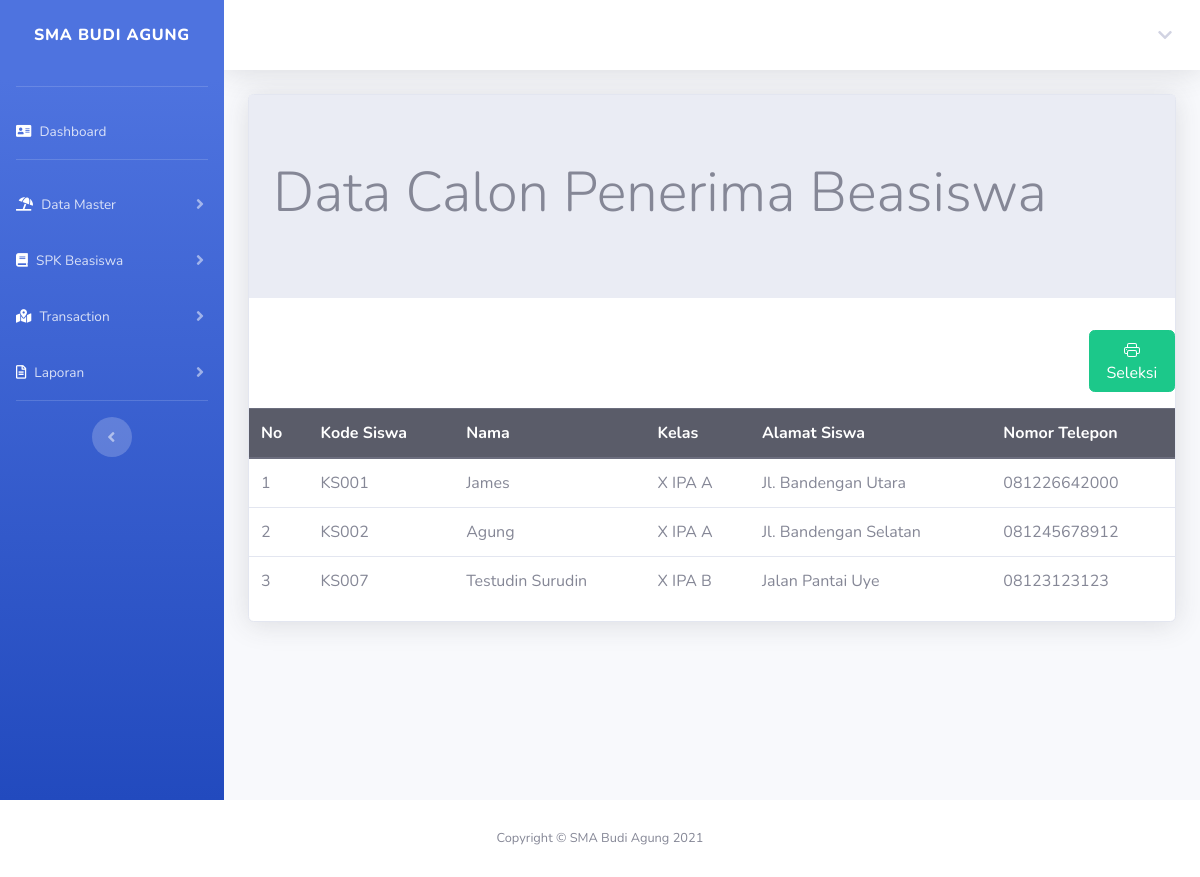
Screenshot of /laporanSpk.php (signed in) with the database file from the repository.
### tables this page shows
CREATE TABLE `spk` (
  `id` int(11) NOT NULL,
  `kode_siswa` varchar(100) NOT NULL,
  `c1` int(100) NOT NULL,
  `c2` int(100) NOT NULL,
  `c3` int(100) NOT NULL,
  `hasil_spk` varchar(100) NOT NULL
);

CREATE TABLE `kelasdetail` (
  `id` int(11) NOT NULL,
  `kode_kelas` varchar(100) NOT NULL,
  `kode_siswa` varchar(100) NOT NULL
);

CREATE TABLE `siswa` (
  `id` int(11) NOT NULL,
  `kode_siswa` varchar(10) NOT NULL,
  `nama_siswa` varchar(100) NOT NULL,
  `notelp_siswa` varchar(20) NOT NULL,
  `alamat_siswa` varchar(100) NOT NULL,
  `email_siswa` varchar(100) NOT NULL
);

CREATE TABLE `kelas` (
  `kode_kelas` varchar(100) NOT NULL,
  `nama_kelas` varchar(100) NOT NULL,
  `jurusan` varchar(100) NOT NULL,
  `nomor_kelas` varchar(100) NOT NULL
);

### laporanSpk.php (the view, shortened to what this page needs)
<!DOCTYPE html>
<?php
include "includes/config.php";
?>
<html lang="en">
<head>
    <link rel="stylesheet" type="text/css" href="css/bootstrap.min.css">
</head>
<?php include "header.php"; ?>
<div class="container-fluid">
    <div class="card shadow mb-4">
        <body>
            <div class="jumbotron jumbotron-fluid">
                <div class="container">
                    <h1 class="display-4">Data Calon Penerima Beasiswa</h1>
                </div>
            </div>
            <div class="row mb-3">
                <div class="col-md-2">
                </div>
                <div class="col-md-2">
                </div>
                <div class="col-md-2">
                </div>
                <div class="col-md-2">
                </div>
                <div class="col-md-2">
                </div>
                <?php
                if ($_SESSION['role'] != "siswa") : ?>
                    <div class="col-md-2">
                        <a href="hitungSpk.php" class="btn btn-success ml-5">
                             Seleksi
                        </a>
                    </div>
                <?php endif; ?>
            </div>
            <table class="table table success">
                <thead class="thead-dark">
                    <tr>
                        <th>No</th>
                        <th>Kode Siswa</th>
                        <th>Nama</th>
                        <th>Kelas</th>
                        <th>Alamat Siswa</th>
                        <th>Nomor Telepon</th>
                    </tr>
                </thead>
                <tbody>
                    <?php
                    if ($_SESSION['role'] != "siswa") {
                        $query = mysqli_query($connection, "select * from spk join siswa on spk.kode_siswa = siswa.kode_siswa join kelasdetail on kelasdetail.kode_siswa = siswa.kode_siswa join kelas on kelasdetail.kode_kelas = kelas.kode_kelas ");
                    }
                    $nomor = 1;
                    while ($row = mysqli_fetch_array($query)) { ?>
                        <tr>
                            <td><?php echo $nomor++; ?></td>
                            <td><?php echo $row['kode_siswa']; ?></td>
                            <td><?php echo $row['nama_siswa']; ?></td>
                            <td><?php echo $row['nama_kelas'] . " " . $row['jurusan'] . " " . $row['nomor_kelas'] ?></td>
                            <td><?php echo $row['alamat_siswa']; ?></td>
                            <td><?php echo $row['notelp_siswa']; ?></td>
                        </tr>
                    <?php } ?>
                </tbody>
            </table>
    </div>
    </body>
<?php include "footer.php"; ?>
</html>

### rows the page displays
spk: kelasdetail.kode_siswa "KS001", siswa.nama_siswa "James", kelas.nama_kelas "X", kelas.jurusan "IPA", kelas.nomor_kelas "A", siswa.alamat_siswa "Jl. Bandengan Utara", siswa.notelp_siswa "081226642000"
spk: kelasdetail.kode_siswa "KS002", siswa.nama_siswa "Agung", kelas.nama_kelas "X", kelas.jurusan "IPA", kelas.nomor_kelas "A", siswa.alamat_siswa "Jl. Bandengan Selatan", siswa.notelp_siswa "081245678912"
spk: kelasdetail.kode_siswa "KS007", siswa.nama_siswa "Testudin Surudin", kelas.nama_kelas "X", kelas.jurusan "IPA", kelas.nomor_kelas "B", siswa.alamat_siswa "Jalan Pantai Uye", siswa.notelp_siswa "08123123123"
